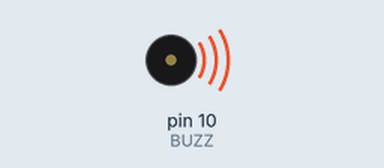
The sketch below on a simulated Arduino Uno, built with avr-gcc and run on an emulated ATmega328P. On the bench: buzzer (waves = sounding).

Above: at 0.05 s.
Timing chart, 0 to 3.0 s (numbered marks = the images above):
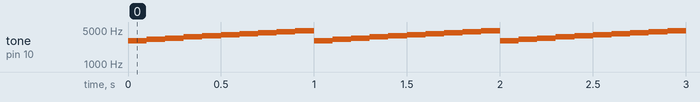

Measured:
- by itself, tone on pin 10 (BUZZ): repeats every 1.0 s: 3200 Hz 0.10 s, 3400 Hz 0.10 s, 3600 Hz 0.10 s, 3800 Hz 0.10 s, 4000 Hz 0.10 s, 4200 Hz 0.10 s, 4400 Hz 0.10 s, 4600 Hz 0.10 s, 4800 Hz 0.10 s, 3000 Hz 0.10 s

The sketch:

BuzzerTest.ino
```cpp
const unsigned int BUZZ = 10;

void setup() {
}

void loop() {
  for (int i = 0; i < 10; i++) {
    tone(BUZZ, 3000+(i*200), 100);
    delay(100);
  }
}
```
